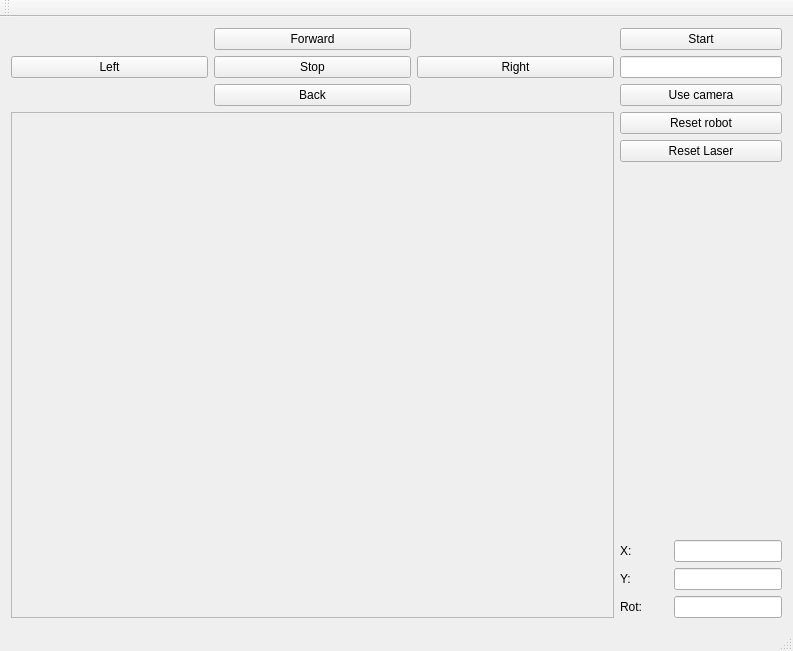
<?xml version="1.0" encoding="UTF-8"?>
<ui version="4.0">
 <class>MainWindow</class>
 <widget class="QMainWindow" name="MainWindow">
  <property name="geometry">
   <rect>
    <x>0</x>
    <y>0</y>
    <width>793</width>
    <height>651</height>
   </rect>
  </property>
  <property name="windowTitle">
   <string>MainWindow</string>
  </property>
  <widget class="QWidget" name="centralWidget">
   <layout class="QGridLayout" name="gridLayout">
    <item row="2" column="0">
     <widget class="QFrame" name="frame">
      <property name="sizePolicy">
       <sizepolicy hsizetype="MinimumExpanding" vsizetype="Expanding">
        <horstretch>0</horstretch>
        <verstretch>0</verstretch>
       </sizepolicy>
      </property>
      <property name="minimumSize">
       <size>
        <width>600</width>
        <height>450</height>
       </size>
      </property>
      <property name="frameShape">
       <enum>QFrame::StyledPanel</enum>
      </property>
      <property name="frameShadow">
       <enum>QFrame::Raised</enum>
      </property>
     </widget>
    </item>
    <item row="1" column="1">
     <layout class="QVBoxLayout" name="verticalLayout">
      <item>
       <widget class="QPushButton" name="pushButton_9">
        <property name="sizePolicy">
         <sizepolicy hsizetype="Fixed" vsizetype="Fixed">
          <horstretch>0</horstretch>
          <verstretch>0</verstretch>
         </sizepolicy>
        </property>
        <property name="minimumSize">
         <size>
          <width>162</width>
          <height>0</height>
         </size>
        </property>
        <property name="text">
         <string>Start</string>
        </property>
       </widget>
      </item>
      <item>
       <widget class="QLineEdit" name="lineEdit">
        <property name="sizePolicy">
         <sizepolicy hsizetype="Fixed" vsizetype="Fixed">
          <horstretch>0</horstretch>
          <verstretch>0</verstretch>
         </sizepolicy>
        </property>
        <property name="minimumSize">
         <size>
          <width>162</width>
          <height>0</height>
         </size>
        </property>
       </widget>
      </item>
      <item>
       <widget class="QPushButton" name="pushButton">
        <property name="sizePolicy">
         <sizepolicy hsizetype="Fixed" vsizetype="Fixed">
          <horstretch>0</horstretch>
          <verstretch>0</verstretch>
         </sizepolicy>
        </property>
        <property name="minimumSize">
         <size>
          <width>162</width>
          <height>0</height>
         </size>
        </property>
        <property name="text">
         <string>Use camera</string>
        </property>
       </widget>
      </item>
     </layout>
    </item>
    <item row="1" column="0">
     <layout class="QGridLayout" name="gridLayout_2">
      <item row="1" column="2">
       <widget class="QPushButton" name="pushButton_5">
        <property name="sizePolicy">
         <sizepolicy hsizetype="Expanding" vsizetype="Fixed">
          <horstretch>0</horstretch>
          <verstretch>0</verstretch>
         </sizepolicy>
        </property>
        <property name="text">
         <string>Right</string>
        </property>
       </widget>
      </item>
      <item row="0" column="1">
       <widget class="QPushButton" name="pushButton_2">
        <property name="sizePolicy">
         <sizepolicy hsizetype="Expanding" vsizetype="Fixed">
          <horstretch>0</horstretch>
          <verstretch>0</verstretch>
         </sizepolicy>
        </property>
        <property name="text">
         <string>Forward</string>
        </property>
       </widget>
      </item>
      <item row="1" column="0">
       <widget class="QPushButton" name="pushButton_6">
        <property name="sizePolicy">
         <sizepolicy hsizetype="Expanding" vsizetype="Fixed">
          <horstretch>0</horstretch>
          <verstretch>0</verstretch>
         </sizepolicy>
        </property>
        <property name="text">
         <string>Left</string>
        </property>
       </widget>
      </item>
      <item row="2" column="1">
       <widget class="QPushButton" name="pushButton_3">
        <property name="sizePolicy">
         <sizepolicy hsizetype="Expanding" vsizetype="Fixed">
          <horstretch>0</horstretch>
          <verstretch>0</verstretch>
         </sizepolicy>
        </property>
        <property name="text">
         <string>Back</string>
        </property>
       </widget>
      </item>
      <item row="1" column="1">
       <widget class="QPushButton" name="pushButton_4">
        <property name="sizePolicy">
         <sizepolicy hsizetype="Expanding" vsizetype="Fixed">
          <horstretch>0</horstretch>
          <verstretch>0</verstretch>
         </sizepolicy>
        </property>
        <property name="text">
         <string>Stop</string>
        </property>
       </widget>
      </item>
     </layout>
    </item>
    <item row="2" column="1">
     <layout class="QVBoxLayout" name="verticalLayout_2">
      <item>
       <widget class="QPushButton" name="pushButton_8">
        <property name="sizePolicy">
         <sizepolicy hsizetype="Fixed" vsizetype="Fixed">
          <horstretch>0</horstretch>
          <verstretch>0</verstretch>
         </sizepolicy>
        </property>
        <property name="minimumSize">
         <size>
          <width>162</width>
          <height>0</height>
         </size>
        </property>
        <property name="text">
         <string>Reset robot</string>
        </property>
       </widget>
      </item>
      <item>
       <widget class="QPushButton" name="pushButton_7">
        <property name="sizePolicy">
         <sizepolicy hsizetype="Fixed" vsizetype="Fixed">
          <horstretch>0</horstretch>
          <verstretch>0</verstretch>
         </sizepolicy>
        </property>
        <property name="minimumSize">
         <size>
          <width>162</width>
          <height>0</height>
         </size>
        </property>
        <property name="text">
         <string>Reset Laser</string>
        </property>
       </widget>
      </item>
      <item>
       <spacer name="verticalSpacer">
        <property name="orientation">
         <enum>Qt::Vertical</enum>
        </property>
        <property name="sizeHint" stdset="0">
         <size>
          <width>20</width>
          <height>40</height>
         </size>
        </property>
       </spacer>
      </item>
      <item>
       <layout class="QGridLayout" name="gridLayout_3">
        <item row="0" column="0">
         <widget class="QLabel" name="label">
          <property name="text">
           <string>X:</string>
          </property>
         </widget>
        </item>
        <item row="2" column="0">
         <widget class="QLabel" name="label_3">
          <property name="text">
           <string>Rot:</string>
          </property>
         </widget>
        </item>
        <item row="1" column="0">
         <widget class="QLabel" name="label_2">
          <property name="text">
           <string>Y:</string>
          </property>
         </widget>
        </item>
        <item row="0" column="1">
         <widget class="QLineEdit" name="lineEdit_2">
          <property name="sizePolicy">
           <sizepolicy hsizetype="Fixed" vsizetype="Fixed">
            <horstretch>0</horstretch>
            <verstretch>0</verstretch>
           </sizepolicy>
          </property>
          <property name="focusPolicy">
           <enum>Qt::NoFocus</enum>
          </property>
          <property name="readOnly">
           <bool>true</bool>
          </property>
         </widget>
        </item>
        <item row="1" column="1">
         <widget class="QLineEdit" name="lineEdit_3">
          <property name="sizePolicy">
           <sizepolicy hsizetype="Fixed" vsizetype="Fixed">
            <horstretch>0</horstretch>
            <verstretch>0</verstretch>
           </sizepolicy>
          </property>
          <property name="focusPolicy">
           <enum>Qt::NoFocus</enum>
          </property>
          <property name="readOnly">
           <bool>true</bool>
          </property>
         </widget>
        </item>
        <item row="2" column="1">
         <widget class="QLineEdit" name="lineEdit_4">
          <property name="sizePolicy">
           <sizepolicy hsizetype="Fixed" vsizetype="Fixed">
            <horstretch>0</horstretch>
            <verstretch>0</verstretch>
           </sizepolicy>
          </property>
          <property name="focusPolicy">
           <enum>Qt::NoFocus</enum>
          </property>
          <property name="readOnly">
           <bool>true</bool>
          </property>
         </widget>
        </item>
       </layout>
      </item>
     </layout>
    </item>
   </layout>
  </widget>
  <widget class="QMenuBar" name="menuBar">
   <property name="geometry">
    <rect>
     <x>0</x>
     <y>0</y>
     <width>793</width>
     <height>25</height>
    </rect>
   </property>
  </widget>
  <widget class="QToolBar" name="mainToolBar">
   <attribute name="toolBarArea">
    <enum>TopToolBarArea</enum>
   </attribute>
   <attribute name="toolBarBreak">
    <bool>false</bool>
   </attribute>
  </widget>
  <widget class="QStatusBar" name="statusBar"/>
 </widget>
 <layoutdefault spacing="6" margin="11"/>
 <resources/>
 <connections/>
</ui>
